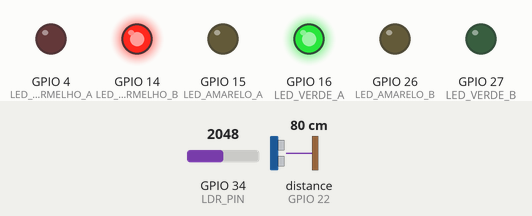
This sketch was run on a simulated ESP32. Shown: output pins drawn as LEDs (lit = HIGH). Wiring (inferred from the names in the program): ultrasonic range finder: trigger GPIO 5; echo GPIO 22. Dashed ring = blinking. The test bench sets the inputs (shaded band); at power-on: GPIO 34 (LDR_PIN) = 2048, distance to the obstacle (sensor on GPIO 22) 80 cm. The echo pulse lasts 58.3 µs per cm; pins used as bus, display or sensor lines are not drawn.

Above: at 2.7 s.
2.8 s: GPIO 34 (LDR_PIN) set to 1886
At 5.7 s:
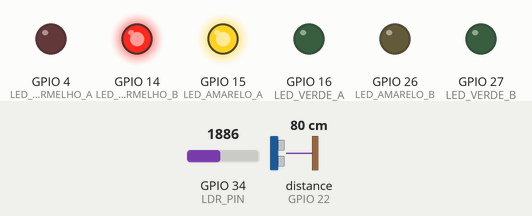
5.8 s: GPIO 34 (LDR_PIN) set to 1794
8.0 s: GPIO 34 (LDR_PIN) set to 106
11.0 s: GPIO 34 (LDR_PIN) set to 91
At 12.3 s:
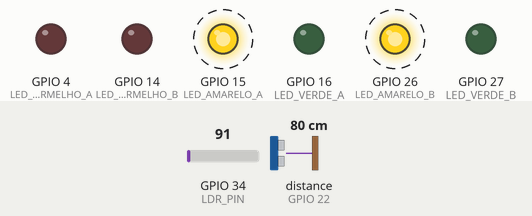
14.0 s: GPIO 34 (LDR_PIN) set to 240
At 14.6 s:
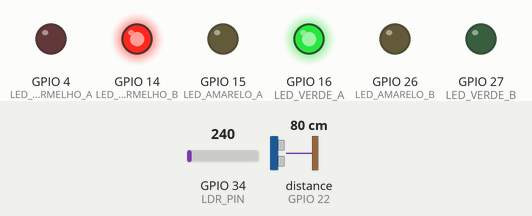
15.5 s: GPIO 34 (LDR_PIN) set to 60
At 16.4 s:
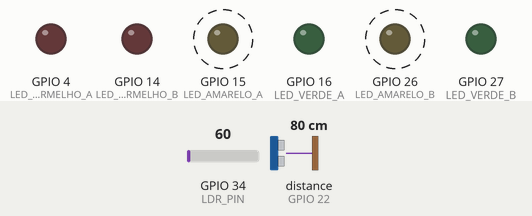
Timing chart, 0 to 19.5 s (numbered marks = the images above; inputs shaded):
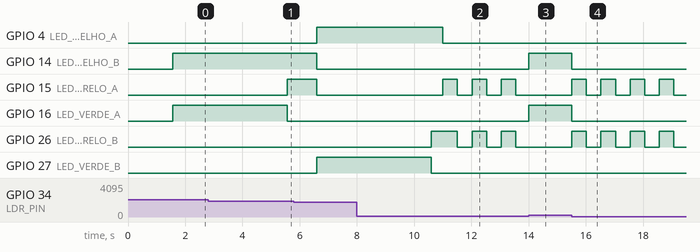

The sketch:

codigo.ino
```cpp
#include "UbidotsEsp32Mqtt.h"
#include <string.h>

/****************************************
 * Define Constants
 ****************************************/

const char *WIFI_SSID = "Nicole"; // Put here your Wi-Fi SSID
const char *WIFI_PASS = "nicole12345678"; // Put here your Wi-Fi password

const char *UBIDOTS_TOKEN = "BBUS-H8vebIQp5OF6ycbeXKLEglUmI6gxOi"; // Put here your Ubidots TOKEN
const char *DEVICE_LABEL = "pronderada_t17_grupo3"; // Put here your Device Label
const char *VARIABLE_LABEL_PHASE = "phase"; // Variable to store the traffic light phase
const char *VARIABLE_LABEL_MULTA = "multa"; // Variable to store if a car is fined
const char *VARIABLE_LABEL_LDR = "ldr"; // Variable to store the LDR value
const char *VARIABLE_LABEL_EVENT = "event"; // Variable to store events

Ubidots ubidots(UBIDOTS_TOKEN);

// ---------- PINOS (ajuste conforme sua montagem) ----------
#define LED_VERDE_A     16
#define LED_AMARELO_A   15
#define LED_VERMELHO_A  4

#define LED_VERDE_B     27
#define LED_AMARELO_B   26
#define LED_VERMELHO_B  14

#define LDR_PIN         34

// Sensor de distância (apenas para B)
#define TRIG_B          5
#define ECHO_B          22

// ---------- PARÂMETROS ----------
const int LIMIAR_NOITE    = 100;   // ajuste após testar LDR
const int QUEDA_MINIMA    = 200;   // queda no LDR que indica passagem de carro (A)
const int DISTANCIA_MULTA = 10;    // cm para multa (ajuste conforme montagem)

// tempos em ms
const unsigned long A_VERDE_BASE   = 4000;
const unsigned long A_VERDE_EXTRA  = 2000; // quanto estende quando detecta carro
const unsigned long A_AMARELO_T    = 1000;

const unsigned long B_VERDE_BASE   = 4000;
const unsigned long B_AMARELO_T    = 1000;

enum Phase {
  PHASE_A_GREEN_B_RED,
  PHASE_A_YELLOW_B_RED,
  PHASE_A_RED_B_GREEN,
  PHASE_A_RED_B_YELLOW,
  PHASE_NIGHT_BLINK
};

Phase phase = PHASE_A_GREEN_B_RED;
unsigned long phaseStart = 0;
unsigned long phaseDuration = 0;

// LDR
int ldrPrev = 0;
int ldrNow = 0;
bool inNight = false;

// evita múltiplas extensões por ciclo
bool A_extended = false;

// evita múltiplas multas por evento
bool multa_active = false;

// Ubidots
unsigned long lastUbidotsUpdate = 0;
const int UBIDOTS_UPDATE_FREQUENCY = 5000; // 5 seconds

/****************************************
 * Auxiliar Functions
 ****************************************/

void callback(char *topic, byte *payload, unsigned int length)
{
  // In this example, we are not subscribing to any topic, so this function will not be called.
}

// leitura HC-SR04
long readDistanceCM(int trigPin, int echoPin) {
  digitalWrite(trigPin, LOW);
  delayMicroseconds(2);
  digitalWrite(trigPin, HIGH);
  delayMicroseconds(10);
  digitalWrite(trigPin, LOW);
  long dur = pulseIn(echoPin, HIGH, 30000);
  if (dur == 0) return -1;
  return (long)(dur * 0.034 / 2.0);
}

void setA(bool g, bool y, bool r){
  digitalWrite(LED_VERDE_A, g?HIGH:LOW);
  digitalWrite(LED_AMARELO_A, y?HIGH:LOW);
  digitalWrite(LED_VERMELHO_A, r?HIGH:LOW);
}
void setB(bool g, bool y, bool r){
  digitalWrite(LED_VERDE_B, g?HIGH:LOW);
  digitalWrite(LED_AMARELO_B, y?HIGH:LOW);
  digitalWrite(LED_VERMELHO_B, r?HIGH:LOW);
}

void enterPhase(Phase p, unsigned long duration){
  phase = p;
  phaseStart = millis();
  phaseDuration = duration;
  // reset flag de extensão quando entrar em fase que não seja A_GREEN
  if (p != PHASE_A_GREEN_B_RED) A_extended = false;
  char event_context[50];
  switch(p){
    case PHASE_A_GREEN_B_RED:
      setA(true,false,false);
      setB(false,false,true);
      strcpy(event_context, "A VERDE - B VERMELHO");
      ubidots.add(VARIABLE_LABEL_EVENT, 1, event_context);
      break;
    case PHASE_A_YELLOW_B_RED:
      setA(false,true,false);
      setB(false,false,true);
      strcpy(event_context, "A AMARELO - B VERMELHO");
      ubidots.add(VARIABLE_LABEL_EVENT, 1, event_context);
      break;
    case PHASE_A_RED_B_GREEN:
      setA(false,false,true);
      setB(true,false,false);
      strcpy(event_context, "A VERMELHO - B VERDE");
      ubidots.add(VARIABLE_LABEL_EVENT, 1, event_context);
      break;
    case PHASE_A_RED_B_YELLOW:
      setA(false,false,true);
      setB(false,true,false);
      strcpy(event_context, "A VERMELHO - B AMARELO");
      ubidots.add(VARIABLE_LABEL_EVENT, 1, event_context);
      break;
    case PHASE_NIGHT_BLINK:
      strcpy(event_context, "MODO NOTURNO");
      ubidots.add(VARIABLE_LABEL_EVENT, 1, event_context);
      break;
  }
}

// média de N leituras rápidas do LDR para reduzir ruído
int readLdrAverage(int samples=5, int delayUs=1000) {
  long sum = 0;
  for (int i=0;i<samples;i++){
    sum += analogRead(LDR_PIN);
    if (delayUs>0) delayMicroseconds(delayUs);
  }
  return (int)(sum / samples);
}

unsigned long lastNightToggle = 0;
bool nightOn = false;

void setup() {
  Serial.begin(115200);
  delay(50);

  ubidots.setDebug(false); // Disable debug messages
  ubidots.connectToWifi(WIFI_SSID, WIFI_PASS);
  ubidots.setCallback(callback);
  ubidots.setup();
  ubidots.reconnect();

  pinMode(LED_VERDE_A, OUTPUT);
  pinMode(LED_AMARELO_A, OUTPUT);
  pinMode(LED_VERMELHO_A, OUTPUT);

  pinMode(LED_VERDE_B, OUTPUT);
  pinMode(LED_AMARELO_B, OUTPUT);
  pinMode(LED_VERMELHO_B, OUTPUT);

  pinMode(LDR_PIN, INPUT);

  pinMode(TRIG_B, OUTPUT);
  pinMode(ECHO_B, INPUT);

  // leitura inicial
  ldrPrev = readLdrAverage(8,800);
  ubidots.add(VARIABLE_LABEL_LDR, ldrPrev);
  char event_context[50];
  strcpy(event_context, "Setup pronto");
  ubidots.add(VARIABLE_LABEL_EVENT, 1, event_context);
  ubidots.publish(DEVICE_LABEL);


  enterPhase(PHASE_A_GREEN_B_RED, A_VERDE_BASE);
}

void loop() {
  unsigned long now = millis();

  if (!ubidots.connected()) {
    ubidots.reconnect();
  }

  // leitura média do LDR
  ldrNow = readLdrAverage(5,800);
  bool shouldBeNight = (ldrNow < LIMIAR_NOITE);

  // --- modo noturno ---
  if (shouldBeNight && phase != PHASE_NIGHT_BLINK) {
    inNight = true;
    enterPhase(PHASE_NIGHT_BLINK, 0);
  }

  if (phase == PHASE_NIGHT_BLINK) {
    if (now - lastNightToggle >= 500) {
      lastNightToggle = now;
      nightOn = !nightOn;
      digitalWrite(LED_VERDE_A, LOW);
      digitalWrite(LED_VERMELHO_A, LOW);
      digitalWrite(LED_VERDE_B, LOW);
      digitalWrite(LED_VERMELHO_B, LOW);
      digitalWrite(LED_AMARELO_A, nightOn?HIGH:LOW);
      digitalWrite(LED_AMARELO_B, nightOn?HIGH:LOW);
    }
    // sair do noturno
    if (!shouldBeNight) {
      inNight = false;
      // retomar ciclo de forma previsível: A verde
      enterPhase(PHASE_A_GREEN_B_RED, A_VERDE_BASE);
      ldrPrev = ldrNow;
    }
    // No modo noturno, não faz as outras verificações
  } else { // --- caso normal: verificar transições ---
    if (now - phaseStart >= phaseDuration) {
      switch(phase) {
        case PHASE_A_GREEN_B_RED:
          enterPhase(PHASE_A_YELLOW_B_RED, A_AMARELO_T);
          break;
        case PHASE_A_YELLOW_B_RED:
          enterPhase(PHASE_A_RED_B_GREEN, B_VERDE_BASE);
          break;
        case PHASE_A_RED_B_GREEN:
          enterPhase(PHASE_A_RED_B_YELLOW, B_AMARELO_T);
          break;
        case PHASE_A_RED_B_YELLOW:
          enterPhase(PHASE_A_GREEN_B_RED, A_VERDE_BASE);
          break;
        default:
          enterPhase(PHASE_A_GREEN_B_RED, A_VERDE_BASE);
          break;
      }
      // após mudar de fase, atualiza ldrPrev para evitar detecção imediata
      ldrPrev = ldrNow;
    }
  }

  // --- dentro da fase: comportamentos específicos ---
  // 1) Se estamos na fase em que A está VERDE (PHASE_A_GREEN_B_RED), detectar queda brusca para estender
  if (phase == PHASE_A_GREEN_B_RED) {
    // só permite uma extensão por ciclo
    if (!A_extended) {
      if (ldrPrev - ldrNow > QUEDA_MINIMA) {
        // aplica extensão: aumenta phaseDuration em A_VERDE_EXTRA
        phaseDuration += A_VERDE_EXTRA;
        A_extended = true;
        char event_context[60];
        strcpy(event_context, "Queda detectada: estendendo VERDE (A)");
        ubidots.add(VARIABLE_LABEL_EVENT, 1, event_context);
        // pequeno debounce para evitar múltiplas detecções seguidas
        delay(120);
      }
    }
  }

  // 2) Se B está vermelho (PHASE_A_GREEN_B_RED ou PHASE_A_YELLOW_B_RED), checar multa
  if (phase == PHASE_A_GREEN_B_RED || phase == PHASE_A_YELLOW_B_RED) {
    static unsigned long lastCheck = 0;
    if (now - lastCheck >= 200) {
      lastCheck = now;
      long d = readDistanceCM(TRIG_B, ECHO_B);
      bool fine_detected_now = (d > 0 && d < DISTANCIA_MULTA);

      if (fine_detected_now != multa_active) {
        multa_active = fine_detected_now;
        if (multa_active) {
          char event_context[60];
          strcpy(event_context, "MULTA no semáforo B! Carro passou no vermelho.");
          ubidots.add(VARIABLE_LABEL_EVENT, 1, event_context);
          ubidots.add(VARIABLE_LABEL_MULTA, 1);
        } else {
          ubidots.add(VARIABLE_LABEL_MULTA, 0);
        }
      }
    }
  }

  // Envia dados para o Ubidots a cada 5 segundos
  if (now - lastUbidotsUpdate > UBIDOTS_UPDATE_FREQUENCY) {
    lastUbidotsUpdate = now;
    ubidots.add(VARIABLE_LABEL_PHASE, phase);
    ubidots.add(VARIABLE_LABEL_LDR, ldrNow);
    ubidots.publish(DEVICE_LABEL);
  }

  // atualiza ldrPrev para próxima iteração
  ldrPrev = ldrNow;

  ubidots.loop();
  delay(8);
}
```

Measured:
- the behaviour switches between 100 and 99 on GPIO 34 (LDR_PIN) (found by bisection; images 1 and 2)
- after the input at 11.0 s, GPIO 4 (LED_VERMELHO_A): HIGH → LOW after 0.01 s instead of 0.60 s; GPIO 14 (LED_VERMELHO_B), GPIO 16 (LED_VERDE_A): stays LOW (without the input it goes to HIGH after 0.60 s); GPIO 15 (LED_AMARELO_A): alternates HIGH for 0.51 s and LOW for 0.51 s, starting at once
- after the input at 14.0 s, GPIO 14 (LED_VERMELHO_B), GPIO 16 (LED_VERDE_A): LOW → HIGH at once; GPIO 15 (LED_AMARELO_A), GPIO 26 (LED_AMARELO_B): stays LOW (without the input it goes to HIGH after 0.06 s)
- after the input at 15.5 s, GPIO 4 (LED_VERMELHO_A), GPIO 27 (LED_VERDE_B): stays LOW (without the input it goes to HIGH after 3.5 s); GPIO 14 (LED_VERMELHO_B): HIGH → LOW after 0.01 s instead of 3.5 s; GPIO 16 (LED_VERDE_A): HIGH → LOW after 0.01 s instead of 2.5 s; GPIO 26 (LED_AMARELO_B): alternates HIGH for 0.51 s and LOW for 0.51 s, starting at once
- by itself, GPIO 26 (LED_AMARELO_B): alternates HIGH for 0.51 s and LOW for 0.51 s
